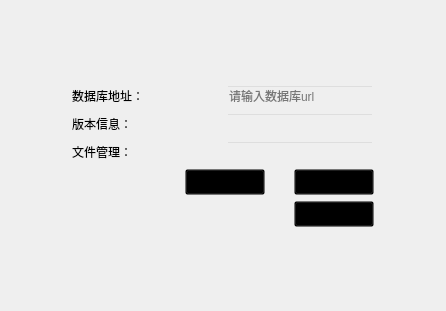
<?xml version="1.0" encoding="UTF-8"?>
<ui version="4.0">
 <class>sysConfig</class>
 <widget class="QWidget" name="sysConfig">
  <property name="geometry">
   <rect>
    <x>0</x>
    <y>0</y>
    <width>446</width>
    <height>311</height>
   </rect>
  </property>
  <property name="windowTitle">
   <string>Form</string>
  </property>
  <layout class="QGridLayout" name="gridLayout" rowstretch="1,5,1" columnstretch="1,5,1" rowminimumheight="1,5,1" columnminimumwidth="1,5,1">
   <item row="0" column="1">
    <spacer name="verticalSpacer">
     <property name="orientation">
      <enum>Qt::Vertical</enum>
     </property>
     <property name="sizeHint" stdset="0">
      <size>
       <width>20</width>
       <height>53</height>
      </size>
     </property>
    </spacer>
   </item>
   <item row="1" column="0">
    <spacer name="horizontalSpacer_4">
     <property name="orientation">
      <enum>Qt::Horizontal</enum>
     </property>
     <property name="sizeHint" stdset="0">
      <size>
       <width>52</width>
       <height>20</height>
      </size>
     </property>
    </spacer>
   </item>
   <item row="1" column="1">
    <layout class="QVBoxLayout" name="verticalLayout_2">
     <item>
      <layout class="QHBoxLayout" name="horizontalLayout" stretch="2,1,3">
       <item>
        <widget class="QLabel" name="lab_dataUrl">
         <property name="text">
          <string>数据库地址：</string>
         </property>
        </widget>
       </item>
       <item>
        <spacer name="horizontalSpacer_7">
         <property name="orientation">
          <enum>Qt::Horizontal</enum>
         </property>
         <property name="sizeHint" stdset="0">
          <size>
           <width>40</width>
           <height>20</height>
          </size>
         </property>
        </spacer>
       </item>
       <item>
        <widget class="QLineEdit" name="lineEdit_dataUrl">
         <property name="styleSheet">
          <string notr="true">QLineEdit{
    background-color:rgba(0,0,0,0);
}</string>
         </property>
         <property name="placeholderText">
          <string>请输入数据库url</string>
         </property>
        </widget>
       </item>
      </layout>
     </item>
     <item>
      <layout class="QHBoxLayout" name="horizontalLayout_4" stretch="2,1,3">
       <item>
        <widget class="QLabel" name="lab_version">
         <property name="text">
          <string>版本信息：</string>
         </property>
        </widget>
       </item>
       <item>
        <spacer name="horizontalSpacer_8">
         <property name="orientation">
          <enum>Qt::Horizontal</enum>
         </property>
         <property name="sizeHint" stdset="0">
          <size>
           <width>40</width>
           <height>20</height>
          </size>
         </property>
        </spacer>
       </item>
       <item>
        <widget class="QLineEdit" name="lineEdit_version">
         <property name="styleSheet">
          <string notr="true">QLineEdit{
    background-color:rgba(0,0,0,0);
}</string>
         </property>
        </widget>
       </item>
      </layout>
     </item>
     <item>
      <layout class="QVBoxLayout" name="verticalLayout">
       <item>
        <layout class="QHBoxLayout" name="horizontalLayout_2" stretch="2,1,3">
         <item>
          <widget class="QLabel" name="lab_filePath">
           <property name="text">
            <string>文件管理：</string>
           </property>
          </widget>
         </item>
         <item>
          <spacer name="horizontalSpacer_6">
           <property name="orientation">
            <enum>Qt::Horizontal</enum>
           </property>
           <property name="sizeHint" stdset="0">
            <size>
             <width>40</width>
             <height>20</height>
            </size>
           </property>
          </spacer>
         </item>
         <item>
          <widget class="QLineEdit" name="lineEdit_filePath">
           <property name="styleSheet">
            <string notr="true">QLineEdit{
    background-color:rgba(0,0,0,0);
}</string>
           </property>
           <property name="placeholderText">
            <string/>
           </property>
          </widget>
         </item>
        </layout>
       </item>
       <item>
        <layout class="QHBoxLayout" name="horizontalLayout_3" stretch="5,2,1,2">
         <item>
          <spacer name="horizontalSpacer">
           <property name="orientation">
            <enum>Qt::Horizontal</enum>
           </property>
           <property name="sizeHint" stdset="0">
            <size>
             <width>40</width>
             <height>20</height>
            </size>
           </property>
          </spacer>
         </item>
         <item>
          <widget class="QPushButton" name="btn_changePath">
           <property name="styleSheet">
            <string notr="true">QPushButton{
    background-color:rgba(0,0,0,0);
}</string>
           </property>
           <property name="text">
            <string>更改</string>
           </property>
          </widget>
         </item>
         <item>
          <spacer name="horizontalSpacer_2">
           <property name="orientation">
            <enum>Qt::Horizontal</enum>
           </property>
           <property name="sizeHint" stdset="0">
            <size>
             <width>40</width>
             <height>20</height>
            </size>
           </property>
          </spacer>
         </item>
         <item>
          <widget class="QPushButton" name="btn_openDir">
           <property name="styleSheet">
            <string notr="true">QPushButton{
    background-color:rgba(0,0,0,0);
}</string>
           </property>
           <property name="text">
            <string>打开文件夹</string>
           </property>
          </widget>
         </item>
        </layout>
       </item>
       <item>
        <layout class="QHBoxLayout" name="horizontalLayout_5">
         <item>
          <spacer name="horizontalSpacer_3">
           <property name="orientation">
            <enum>Qt::Horizontal</enum>
           </property>
           <property name="sizeHint" stdset="0">
            <size>
             <width>40</width>
             <height>20</height>
            </size>
           </property>
          </spacer>
         </item>
         <item>
          <widget class="QPushButton" name="btnApply">
           <property name="styleSheet">
            <string notr="true">QPushButton{
    background-color:rgba(0,0,0,0);
}</string>
           </property>
           <property name="text">
            <string>应用</string>
           </property>
          </widget>
         </item>
        </layout>
       </item>
      </layout>
     </item>
    </layout>
   </item>
   <item row="1" column="2">
    <spacer name="horizontalSpacer_5">
     <property name="orientation">
      <enum>Qt::Horizontal</enum>
     </property>
     <property name="sizeHint" stdset="0">
      <size>
       <width>52</width>
       <height>20</height>
      </size>
     </property>
    </spacer>
   </item>
   <item row="2" column="1">
    <spacer name="verticalSpacer_2">
     <property name="orientation">
      <enum>Qt::Vertical</enum>
     </property>
     <property name="sizeHint" stdset="0">
      <size>
       <width>20</width>
       <height>53</height>
      </size>
     </property>
    </spacer>
   </item>
  </layout>
 </widget>
 <resources/>
 <connections/>
</ui>
